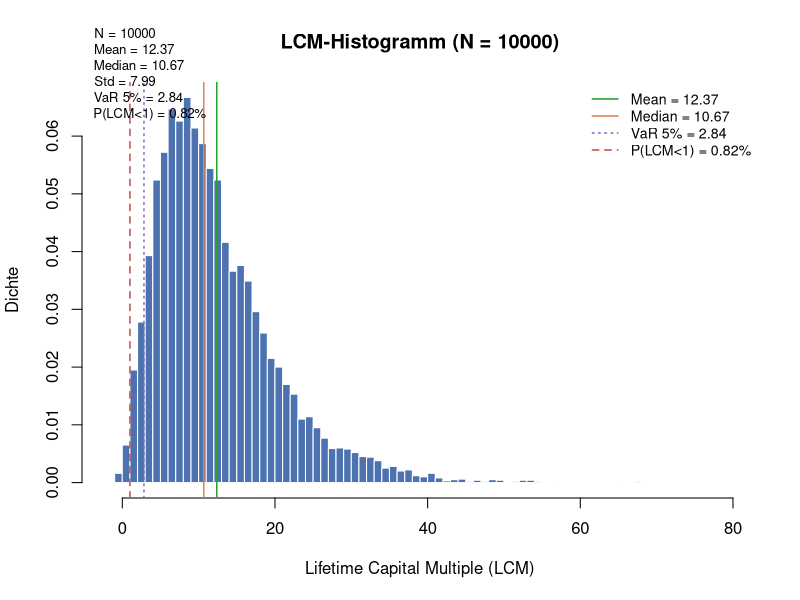
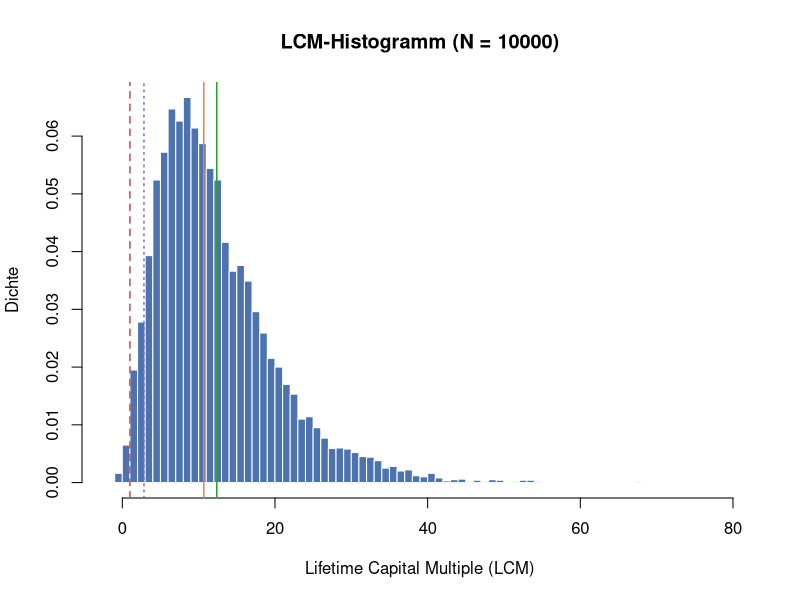

The R script that drew these images, in order:
#!/usr/bin/env Rscript
# -*- coding: utf-8 -*-
# =============================================================================
# Monte-Carlo-LCM-Simulation für ölindustrielle Investitionsprojekte
# -----------------------------------------------------------------------------
# Einfache RStudio-Implementierung des im Working Paper
# "Stochastische ROI-Bewertung mittels Monte-Carlo-Simulation" (Scho &
# Finkenzeller, 2026) beschriebenen Vier-Variablen-Modells, v3.0.
#
# Hinweis zur Nomenklatur: Die im Paper informell als "ROI" bezeichnete
# Stichprobenkennzahl ist kein annualisierter Return, sondern ein Lifetime
# Capital Multiple (LCM). Die mathematische Formel ist gegenüber v2.0
# unverändert; OPEX wird gemäß v3.0 jedoch über die Projektlebensdauer T
# annualisiert (siehe [ELI-25](/ELI/issues/ELI-25)).
#
# Verwendet ausschließlich Base-R (stats, graphics) — keine zusätzlichen
# Pakete erforderlich. Die Verteilungen und Kennzahlen sind 1:1 kompatibel
# zur Python-Referenzimplementierung in run_simulation.py.
#
# Aufruf:
#     Rscript mc_simulation.R                       # Standardparameter
#     Rscript mc_simulation.R --iterations 50000    # mehr Iterationen
#     Rscript mc_simulation.R --seed 7              # anderer Zufallssamen
#     Rscript mc_simulation.R --t-horizont 15       # andere Projektlaufzeit
#     Rscript mc_simulation.R --kein-plot           # ohne Histogramm
#
# Ausgaben (im Output-Verzeichnis, default ./output):
#     results_r.csv      Stichprobe (CAPEX, OPEX, Volumen, Preis, LCM)
#     results_r.json     Kennzahlen als JSON (für Vergleich mit Python)
#     lcm_histogramm.pdf LCM-Histogramm mit VaR-Linie (Base-R-Graphics)
# =============================================================================

# ---------------------------------------------------------------------------
# 1. Argumente parsen (sehr einfach, nur Long-Optionen)
# ---------------------------------------------------------------------------

parse_args <- function(args) {
  defaults <- list(
    iter       = 10000L,
    seed       = 42L,
    ausgabe    = "output",
    plot       = TRUE,
    t_horizont = 10L
  )
  i <- 1L
  while (i <= length(args)) {
    a <- args[[i]]
    if (a == "--iterations" || a == "--n") {
      defaults$iter <- as.integer(args[[i + 1L]]); i <- i + 2L
    } else if (a == "--seed") {
      defaults$seed <- as.integer(args[[i + 1L]]); i <- i + 2L
    } else if (a == "--t-horizont") {
      defaults$t_horizont <- as.integer(args[[i + 1L]]); i <- i + 2L
    } else if (a == "--output-dir" || a == "--ausgabe") {
      defaults$ausgabe <- args[[i + 1L]]; i <- i + 2L
    } else if (a == "--kein-plot" || a == "--no-plot") {
      defaults$plot <- FALSE; i <- i + 1L
    } else {
      i <- i + 1L
    }
  }
  defaults
}

# ---------------------------------------------------------------------------
# 2. Eingabeparameter (Dreiecksverteilung & Lognormalverteilung)
# ---------------------------------------------------------------------------
# Werte in $M (CAPEX, OPEX), M Barrel (Volumen) bzw. $/Barrel (Preis).
# Preise in $/Barrel, Volumen in M Barrel, CAPEX/OPEX in $M.
# Damit ist (Preis * Volumen) bereits in $M und alle Terme in der LCM-Formel
# sind dimensionskonsistent.

# Standardkonfiguration passend zu Abschnitt 4 des Papers (v3.0-Defaults).
# Diese Werte sind 1:1 konsistent mit der Python-Referenz `run_simulation.py`
# und mit Paper §4.1. Die OPEX-Triang-Parameter beschreiben den **jährlichen**
# OPEX; die Annualisierung über T Jahre erfolgt in `run_simulation()`.
# Der Offshore-Deepwater-Skalierungs-Vorschlag aus [ELI-26](/ELI/issues/ELI-26)
# ist hier **nicht** angewandt — das ist Aufgabe eines separaten Tickets.
capex_min   <-  500.0;  capex_modus  <-  750.0;  capex_max  <- 1200.0
opex_min    <-   80.0;  opex_modus   <-  120.0;  opex_max   <-  200.0   # JÄHRLICH
volumen_min <-   50.0;  volumen_modus <- 150.0; volumen_max <- 300.0

# Lognormal-Parameter im Log-Raum (siehe Paper §3.2.2 und Python-Referenz).
# Erwartungswert ≈ 70 $/Barrel, Streuung ≈ 25 $/Barrel.
# Hinweis: In der Python-Referenz werden mean/sigma im Dollar-Raum angegeben
# und intern in (mu_ln, sigma_ln) umgerechnet. Hier geben wir die Log-Raum-
# Parameter direkt an — die Werte 4.20 / 0.35 entsprechen der im Paper
# dokumentierten Parametrisierung und liefern E[X] ≈ 71, σ_X ≈ 25.
preis_mu    <- 4.20
preis_sigma <- 0.35

# ---------------------------------------------------------------------------
# 3. Verteilungsfunktionen (Base-R, keine Zusatzpakete)
# ---------------------------------------------------------------------------

# Stichprobe einer Dreiecksverteilung Tri(min, modus, max) der Länge n.
# Base-R bietet keine Dreiecksverteilung — wir leiten sie aus der
# allgemeinen inversen Verteilungsfunktion ab (siehe Wikipedia / Press et al.).
rtriang <- function(n, minimum, modus, maximum) {
  u <- runif(n)
  fc <- (modus - minimum) / (maximum - minimum)  # = c in der F-Verteilung
  # Inversionsmethode: Fallunterscheidung an der Mode-Position.
  links  <- u < fc
  rechts <- !links
  out <- numeric(n)
  out[links]  <- minimum + sqrt(u[links]  * (maximum - minimum) * (modus - minimum))
  out[rechts] <- maximum - sqrt((1.0 - u[rechts]) *
                                (maximum - minimum) * (maximum - modus))
  out
}

# Stichprobe einer Lognormalverteilung im Log-Raum.
# rlnorm(n, meanlog = mu, sdlog = sigma) liefert X = exp(Y) mit
# Y ~ N(mu, sigma^2).  Damit ist E[X] = exp(mu + sigma^2/2) und
# Var[X] = (exp(sigma^2) - 1) * exp(2 mu + sigma^2).
rlogn_raum <- function(n, mu_ln, sigma_ln) {
  rlnorm(n, meanlog = mu_ln, sdlog = sigma_ln)
}

# Analytische Momente der Lognormalvariablen (für Plausibilitätsreport).
lognormal_momente <- function(mu_ln, sigma_ln) {
  mittelwert <- exp(mu_ln + sigma_ln^2 / 2)
  varianz    <- (exp(sigma_ln^2) - 1) * exp(2 * mu_ln + sigma_ln^2)
  list(mittelwert = mittelwert, varianz = varianz)
}

# ---------------------------------------------------------------------------
# 4. Simulation
# ---------------------------------------------------------------------------

run_simulation <- function(n_iter, startwert, t_horizont) {
  set.seed(startwert)

  cat(sprintf("[INFO] Ziehe %d Stichproben aus den vier Verteilungen ...\n", n_iter))
  cat(sprintf("[INFO] OPEX wird über T = %d Jahre annualisiert.\n", t_horizont))

  capex      <- rtriang(n_iter, capex_min,   capex_modus,   capex_max)
  opex_annual <- rtriang(n_iter, opex_min,   opex_modus,    opex_max)
  volumen    <- rtriang(n_iter, volumen_min, volumen_modus, volumen_max)

  preis <- rlogn_raum(n_iter, preis_mu, preis_sigma)

  # Annualisierung der OPEX über die Projektlebensdauer (v3.0-Semantik).
  # Die Triang-Parameter oben beschreiben den jährlichen OPEX; der hier
  # berechnete Gesamtwert über T Jahre geht in die LCM-Berechnung ein.
  opex <- opex_annual * as.numeric(t_horizont)

  # LCM = (Preis * Volumen - CAPEX - OPEX) / CAPEX  (alle Terme in $M)
  umsatz <- preis * volumen
  gewinn <- umsatz - capex - opex
  lcm    <- gewinn / capex

  list(
    capex        = capex,
    opex         = opex,
    opex_annual  = opex_annual,
    volumen      = volumen,
    preis        = preis,
    lcm          = lcm
  )
}

# ---------------------------------------------------------------------------
# 5. Kennzahlen
# ---------------------------------------------------------------------------

kennzahlen <- function(lcm) {
  n   <- length(lcm)
  sor <- sort(lcm)
  perzentil <- function(q) {
    pos <- (n - 1) * (q / 100)
    lo  <- floor(pos); hi <- ceiling(pos)
    if (lo == hi) sor[lo + 1L] else sor[lo + 1L] + (sor[hi + 1L] - sor[lo + 1L]) *
                                                       (pos - lo)
  }
  m   <- mean(lcm)
  sd_ <- sd(lcm)                         # Stichprobenstandardabweichung
  schiefe <- mean(((lcm - m) / sd_)^3)
  kurt    <- mean(((lcm - m) / sd_)^4) - 3

  list(
    n                    = n,
    mean                 = m,
    median               = median(lcm),
    std                  = sd_,
    p05                  = perzentil(5),
    p25                  = perzentil(25),
    p75                  = perzentil(75),
    p95                  = perzentil(95),
    min                  = min(lcm),
    max                  = max(lcm),
    var_5pct             = perzentil(5),   # Value-at-Risk auf 5 %-Niveau
    # Schwelle gemäss [ELI-25](/ELI/issues/ELI-25): P(LCM < 1) statt P(ROI < 0).
    # LCM < 1 bedeutet, dass das Projekt seine Investition nicht zurückverdient
    # hat. Numerisch nicht identisch mit ROI < 0 — siehe cross_check_r_vs_py.md.
    probability_of_loss  = mean(lcm < 1),
    skewness             = schiefe,
    kurtosis             = kurt
  )
}

# ---------------------------------------------------------------------------
# 6. Plot (Base-R-Graphics — keine Pakete erforderlich)
# ---------------------------------------------------------------------------

plot_lcm <- function(lcm, kz, ausgabe) {
  pdf_path <- file.path(ausgabe, "lcm_histogramm.pdf")
  png_path <- file.path(ausgabe, "lcm_histogramm.png")

  # PDF-Hauptdatei
  pdf(pdf_path, width = 10, height = 6)

  # Haupt-Histogramm
  hist(lcm, breaks = 80, freq = FALSE, col = "#4c72b0", border = "white",
       main = sprintf("LCM-Histogramm (N = %d)", length(lcm)),
       xlab = "Lifetime Capital Multiple (LCM)", ylab = "Dichte")

  # Vertikale Markierungslinien
  abline(v = 1, col = "#c44e52", lwd = 1.5, lty = 2)
  abline(v = kz$mean,   col = "#2ca02c", lwd = 1.5, lty = 1)
  abline(v = kz$median, col = "#dd8452", lwd = 1.5, lty = 1)
  abline(v = kz$var_5pct, col = "#9467bd", lwd = 1.5, lty = 3)

  # Legende
  legende <- c(
    sprintf("Mean = %.2f",       kz$mean),
    sprintf("Median = %.2f",     kz$median),
    sprintf("VaR 5%% = %.2f",    kz$var_5pct),
    sprintf("P(LCM<1) = %.2f%%", 100 * kz$probability_of_loss)
  )
  legend("topright", legend = legende,
         col    = c("#2ca02c", "#dd8452", "#9467bd", "#c44e52"),
         lwd    = 1.5, lty = c(1, 1, 3, 2), bty = "n", cex = 0.85)

  # Kennzahlen-Box
  text_str <- sprintf(
    paste0("N = %d\nMean = %.2f\nMedian = %.2f\nStd = %.2f\n",
           "VaR 5%% = %.2f\nP(LCM<1) = %.2f%%"),
    kz$n, kz$mean, kz$median, kz$std,
    kz$var_5pct, 100 * kz$probability_of_loss
  )
  mtext(text_str, side = 3, line = -2, adj = 0.02, cex = 0.8, font = 1)

  dev.off()

  # PNG-Kopie (best-effort — schlägt fehl, wenn kein PNG-Device verfügbar)
  png_ok <- tryCatch({
    png(png_path, width = 1200, height = 800, res = 150)
    hist(lcm, breaks = 80, freq = FALSE, col = "#4c72b0", border = "white",
         main = sprintf("LCM-Histogramm (N = %d)", length(lcm)),
         xlab = "Lifetime Capital Multiple (LCM)", ylab = "Dichte")
    abline(v = 1, col = "#c44e52", lwd = 1.5, lty = 2)
    abline(v = kz$mean,   col = "#2ca02c", lwd = 1.5, lty = 1)
    abline(v = kz$median, col = "#dd8452", lwd = 1.5, lty = 1)
    abline(v = kz$var_5pct, col = "#9467bd", lwd = 1.5, lty = 3)
    dev.off()
    TRUE
  }, error = function(e) {
    if (length(dev.list()) > 0) try(dev.off(), silent = TRUE)
    FALSE
  })

  if (png_ok) c(pdf_path, png_path) else pdf_path
}

# ---------------------------------------------------------------------------
# 7. Ausgabe (CSV + JSON)
# ---------------------------------------------------------------------------

schreibe_csv <- function(stichproben, ausgabe) {
  pfad <- file.path(ausgabe, "results_r.csv")
  df <- data.frame(
    capex        = stichproben$capex,
    opex         = stichproben$opex,
    opex_annual  = stichproben$opex_annual,
    volumen      = stichproben$volumen,
    preis        = stichproben$preis,
    lcm          = stichproben$lcm
  )
  write.csv(df, pfad, row.names = FALSE)
  pfad
}

# Sehr einfache JSON-Serialisierung per sprintf, damit kein Zusatzpaket
# (jsonlite) nötig ist. Zahlen werden mit 6 Nachkommastellen formatiert.
schreibe_json <- function(kz, cfg, ausgabe) {
  pfad <- file.path(ausgabe, "results_r.json")
  num <- function(x) if (is.na(x)) "null" else sprintf("%.6f", x)
  int <- function(x) as.character(as.integer(x))
  bool <- function(x) if (isTRUE(x)) "true" else "false"

  json <- sprintf(
    paste(
      '{',
      '"config": {',
        '"iterations": %d, "seed": %d, "t_horizont": %d,',
        '"capex":  {"low": %.1f, "mode": %.1f, "high": %.1f},',
        '"opex":   {"low": %.1f, "mode": %.1f, "high": %.1f},',
        '"volume": {"low": %.1f, "mode": %.1f, "high": %.1f},',
        '"price":  {"mu_ln": %.4f, "sigma_ln": %.4f}',
      '},',
      '"summary": {',
        '"n": %d, "mean": %s, "median": %s, "std": %s,',
        '"p05": %s, "p25": %s, "p75": %s, "p95": %s,',
        '"min": %s, "max": %s,',
        '"var_5pct": %s, "probability_of_loss": %s,',
        '"skewness": %s, "kurtosis": %s',
      '}}',
      sep = ""
    ),
    cfg$iter, cfg$seed, cfg$t_horizont,
    capex_min,   capex_modus,   capex_max,
    opex_min,    opex_modus,    opex_max,
    volumen_min, volumen_modus, volumen_max,
    preis_mu,    preis_sigma,
    kz$n, num(kz$mean), num(kz$median), num(kz$std),
    num(kz$p05), num(kz$p25), num(kz$p75), num(kz$p95),
    num(kz$min), num(kz$max),
    num(kz$var_5pct), num(kz$probability_of_loss),
    num(kz$skewness), num(kz$kurtosis)
  )
  writeLines(json, pfad, useBytes = TRUE)
  pfad
}

# ---------------------------------------------------------------------------
# 8. Konsolen-Report (deutsch)
# ---------------------------------------------------------------------------

drucke_report <- function(kz, cfg, dateien) {
  cat("\n=== Monte-Carlo-LCM — Ergebnisreport (R-Implementierung) ===\n")
  cat(sprintf("Iterationen : %d  (Seed = %d, T = %d Jahre)\n",
              cfg$iter, cfg$seed, cfg$t_horizont))

  cat("\nInput-Erwartungswerte (analytisch):\n")
  cat(sprintf("  E[CAPEX]   = %10.2f $M\n", (capex_min + capex_modus + capex_max) / 3))
  cat(sprintf("  E[OPEX_jr] = %10.2f $M/Jahr  (annualisiert: %10.2f $M über T)\n",
              (opex_min  + opex_modus  + opex_max)  / 3,
              ((opex_min + opex_modus + opex_max) / 3) * cfg$t_horizont))
  cat(sprintf("  E[Volumen] = %10.2f M Barrel\n",
              (volumen_min + volumen_modus + volumen_max) / 3))
  lp <- lognormal_momente(preis_mu, preis_sigma)
  cat(sprintf("  E[Preis]   = %10.2f $/Barrel  (Var = %.2f)\n",
              lp$mittelwert, lp$varianz))

  cat("\nLCM-Kennzahlen (Stichprobe):\n")
  cat(sprintf("  Mean     = %6.2f\n",   kz$mean))
  cat(sprintf("  Median   = %6.2f\n",   kz$median))
  cat(sprintf("  Std      = %6.2f\n",   kz$std))
  cat(sprintf("  P05      = %6.2f\n",   kz$p05))
  cat(sprintf("  P95      = %6.2f\n",   kz$p95))
  cat(sprintf("  VaR 5%%   = %6.2f\n",   kz$var_5pct))
  cat(sprintf("  P(LCM<1) = %6.2f%%\n", 100 * kz$probability_of_loss))
  cat(sprintf("  Min/Max  = %6.2f / %6.2f\n", kz$min, kz$max))

  cat("\nArtefakte:\n")
  for (d in dateien) cat(sprintf("  - %s\n", d))
  cat("\n")
}

# ---------------------------------------------------------------------------
# 9. Hauptprogramm
# ---------------------------------------------------------------------------

main <- function() {
  args    <- commandArgs(trailingOnly = TRUE)
  cfg     <- parse_args(args)
  ausgabe <- cfg$ausgabe
  dir.create(ausgabe, showWarnings = FALSE, recursive = TRUE)

  cat(sprintf("Monte-Carlo-LCM-Simulation (R) — %d Iterationen, Seed = %d, T = %d Jahre\n",
              cfg$iter, cfg$seed, cfg$t_horizont))
  cat(sprintf("Ausgabe-Verzeichnis: %s\n\n", ausgabe))

  stichproben <- run_simulation(cfg$iter, cfg$seed, cfg$t_horizont)
  kz          <- kennzahlen(stichproben$lcm)

  dateien <- c()
  dateien <- c(dateien, schreibe_csv(stichproben, ausgabe))
  dateien <- c(dateien, schreibe_json(kz, cfg, ausgabe))
  if (isTRUE(cfg$plot)) {
    dateien <- c(dateien, plot_lcm(stichproben$lcm, kz, ausgabe))
  }

  drucke_report(kz, cfg, dateien)
  invisible(0)
}

if (!exists("PAPERCLIP_IMPORT_TEST")) main()
